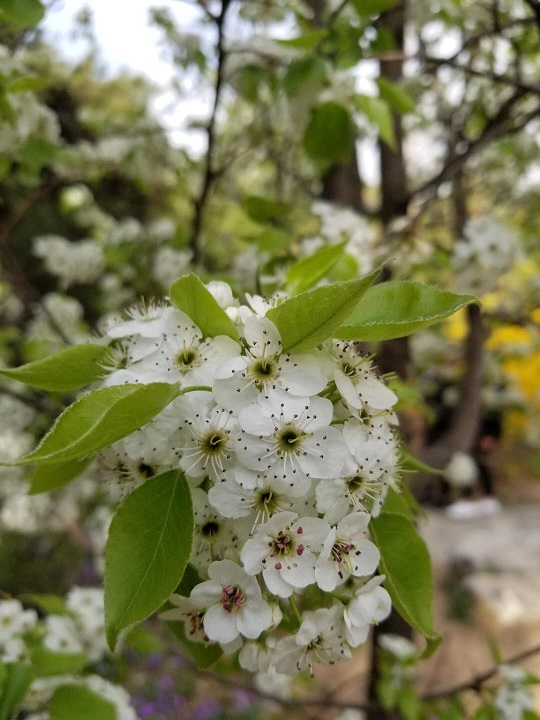
#> input picture chap14/14-3/test.jpg, 540 x 720 px
$ python crop.py
#> lines starting #> are read from the running program, lines starting #| are printed output that depends on the picture
from PIL import Image
import os, sys
img = Image.open("test.jpg")
#> img is the input picture: PIL image 540x720 RGB; mean R, G, B 120.5, 120.9, 84.4
#获取图像的宽和高
width,height = img.size
#> width = 540; height = 720
crop_width=width/2
#> crop_width = 270
crop_height=height/2
#> crop_height = 360
#分成四个矩形
img1_box = (0,0,width / 2,height / 2)
#> img1_box = (0, 0, 270, 360)
img2_box = (width /2,0,width/2+crop_width,height/2)
#> img2_box = (270, 0, 540, 360)
img3_box=(0,height/2,crop_width,height/2 + crop_height)
#> img3_box = (0, 360, 270, 720)
img4_box = (width/2,height/2,width/2+crop_width,height/2+crop_height)
#裁剪四个图像
img1 = img.crop(img1_box)
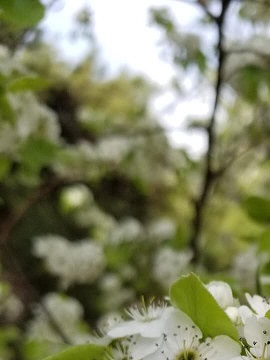
#> img1: PIL image 270x360 RGB; mean R, G, B 129.4, 132, 100.1
img2 = img.crop(img2_box)
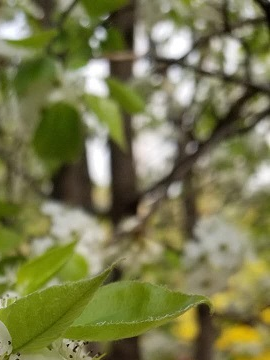
#> img2: PIL image 270x360 RGB; mean R, G, B 121.2, 122, 77.4
img3 = img.crop(img3_box)
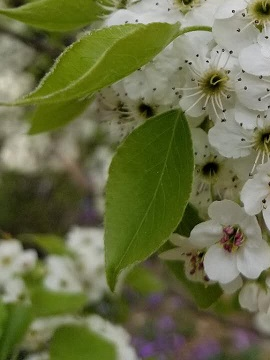
#> img3: PIL image 270x360 RGB; mean R, G, B 106.2, 110.7, 70.7
img4 = img.crop(img4_box)
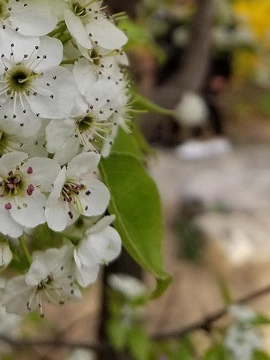
#> img4: PIL image 270x360 RGB; mean R, G, B 125.5, 119, 89.5
img1.save("1.jpg")
img2.save("2.jpg")
img3.save("3.jpg")
img4.save("4.jpg")
